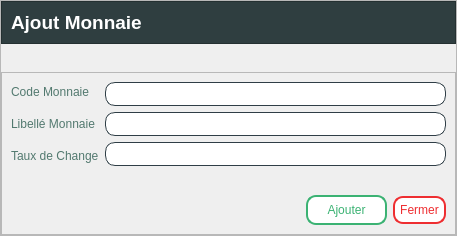
<?xml version="1.0" encoding="UTF-8"?>
<ui version="4.0">
 <class>Form</class>
 <widget class="QWidget" name="Form">
  <property name="geometry">
   <rect>
    <x>0</x>
    <y>0</y>
    <width>457</width>
    <height>236</height>
   </rect>
  </property>
  <property name="windowTitle">
   <string>Form</string>
  </property>
  <property name="styleSheet">
   <string notr="true"/>
  </property>
  <layout class="QVBoxLayout" name="verticalLayout">
   <property name="leftMargin">
    <number>0</number>
   </property>
   <property name="topMargin">
    <number>0</number>
   </property>
   <property name="rightMargin">
    <number>0</number>
   </property>
   <property name="bottomMargin">
    <number>0</number>
   </property>
   <item>
    <widget class="QFrame" name="frame">
     <property name="frameShape">
      <enum>QFrame::StyledPanel</enum>
     </property>
     <property name="frameShadow">
      <enum>QFrame::Raised</enum>
     </property>
     <layout class="QVBoxLayout" name="verticalLayout_2">
      <property name="leftMargin">
       <number>0</number>
      </property>
      <property name="topMargin">
       <number>0</number>
      </property>
      <property name="rightMargin">
       <number>0</number>
      </property>
      <property name="bottomMargin">
       <number>0</number>
      </property>
      <item>
       <widget class="QFrame" name="frame_2">
        <property name="styleSheet">
         <string notr="true">background-color: #2f3e40; /*#2f3e46,1a535c;1d3557;233d4d*/
color: rgb(255, 255, 255);</string>
        </property>
        <property name="frameShape">
         <enum>QFrame::StyledPanel</enum>
        </property>
        <property name="frameShadow">
         <enum>QFrame::Raised</enum>
        </property>
        <layout class="QHBoxLayout" name="horizontalLayout">
         <item>
          <widget class="QLabel" name="label">
           <property name="font">
            <font>
             <family>Segoe UI</family>
             <pointsize>14</pointsize>
             <bold>true</bold>
            </font>
           </property>
           <property name="text">
            <string>Ajout Monnaie</string>
           </property>
          </widget>
         </item>
         <item>
          <spacer name="horizontalSpacer">
           <property name="orientation">
            <enum>Qt::Horizontal</enum>
           </property>
           <property name="sizeHint" stdset="0">
            <size>
             <width>466</width>
             <height>20</height>
            </size>
           </property>
          </spacer>
         </item>
        </layout>
       </widget>
      </item>
      <item>
       <spacer name="verticalSpacer">
        <property name="orientation">
         <enum>Qt::Vertical</enum>
        </property>
        <property name="sizeHint" stdset="0">
         <size>
          <width>20</width>
          <height>40</height>
         </size>
        </property>
       </spacer>
      </item>
      <item>
       <widget class="QFrame" name="frame_3">
        <property name="frameShape">
         <enum>QFrame::StyledPanel</enum>
        </property>
        <property name="frameShadow">
         <enum>QFrame::Raised</enum>
        </property>
        <layout class="QVBoxLayout" name="verticalLayout_3">
         <item>
          <layout class="QHBoxLayout" name="horizontalLayout_2">
           <item>
            <layout class="QVBoxLayout" name="verticalLayout_4">
             <property name="spacing">
              <number>12</number>
             </property>
             <item>
              <widget class="QLabel" name="label_3">
               <property name="palette">
                <palette>
                 <active>
                  <colorrole role="WindowText">
                   <brush brushstyle="SolidPattern">
                    <color alpha="255">
                     <red>82</red>
                     <green>121</green>
                     <blue>111</blue>
                    </color>
                   </brush>
                  </colorrole>
                  <colorrole role="Button">
                   <brush brushstyle="SolidPattern">
                    <color alpha="76">
                     <red>255</red>
                     <green>255</green>
                     <blue>255</blue>
                    </color>
                   </brush>
                  </colorrole>
                  <colorrole role="Text">
                   <brush brushstyle="SolidPattern">
                    <color alpha="255">
                     <red>82</red>
                     <green>121</green>
                     <blue>111</blue>
                    </color>
                   </brush>
                  </colorrole>
                  <colorrole role="ButtonText">
                   <brush brushstyle="SolidPattern">
                    <color alpha="255">
                     <red>82</red>
                     <green>121</green>
                     <blue>111</blue>
                    </color>
                   </brush>
                  </colorrole>
                  <colorrole role="Base">
                   <brush brushstyle="SolidPattern">
                    <color alpha="76">
                     <red>255</red>
                     <green>255</green>
                     <blue>255</blue>
                    </color>
                   </brush>
                  </colorrole>
                  <colorrole role="Window">
                   <brush brushstyle="SolidPattern">
                    <color alpha="76">
                     <red>255</red>
                     <green>255</green>
                     <blue>255</blue>
                    </color>
                   </brush>
                  </colorrole>
                  <colorrole role="PlaceholderText">
                   <brush brushstyle="SolidPattern">
                    <color alpha="255">
                     <red>82</red>
                     <green>121</green>
                     <blue>111</blue>
                    </color>
                   </brush>
                  </colorrole>
                 </active>
                 <inactive>
                  <colorrole role="WindowText">
                   <brush brushstyle="SolidPattern">
                    <color alpha="255">
                     <red>82</red>
                     <green>121</green>
                     <blue>111</blue>
                    </color>
                   </brush>
                  </colorrole>
                  <colorrole role="Button">
                   <brush brushstyle="SolidPattern">
                    <color alpha="76">
                     <red>255</red>
                     <green>255</green>
                     <blue>255</blue>
                    </color>
                   </brush>
                  </colorrole>
                  <colorrole role="Text">
                   <brush brushstyle="SolidPattern">
                    <color alpha="255">
                     <red>82</red>
                     <green>121</green>
                     <blue>111</blue>
                    </color>
                   </brush>
                  </colorrole>
                  <colorrole role="ButtonText">
                   <brush brushstyle="SolidPattern">
                    <color alpha="255">
                     <red>82</red>
                     <green>121</green>
                     <blue>111</blue>
                    </color>
                   </brush>
                  </colorrole>
                  <colorrole role="Base">
                   <brush brushstyle="SolidPattern">
                    <color alpha="76">
                     <red>255</red>
                     <green>255</green>
                     <blue>255</blue>
                    </color>
                   </brush>
                  </colorrole>
                  <colorrole role="Window">
                   <brush brushstyle="SolidPattern">
                    <color alpha="76">
                     <red>255</red>
                     <green>255</green>
                     <blue>255</blue>
                    </color>
                   </brush>
                  </colorrole>
                  <colorrole role="PlaceholderText">
                   <brush brushstyle="SolidPattern">
                    <color alpha="255">
                     <red>82</red>
                     <green>121</green>
                     <blue>111</blue>
                    </color>
                   </brush>
                  </colorrole>
                 </inactive>
                 <disabled>
                  <colorrole role="WindowText">
                   <brush brushstyle="SolidPattern">
                    <color alpha="255">
                     <red>82</red>
                     <green>121</green>
                     <blue>111</blue>
                    </color>
                   </brush>
                  </colorrole>
                  <colorrole role="Button">
                   <brush brushstyle="SolidPattern">
                    <color alpha="76">
                     <red>255</red>
                     <green>255</green>
                     <blue>255</blue>
                    </color>
                   </brush>
                  </colorrole>
                  <colorrole role="Text">
                   <brush brushstyle="SolidPattern">
                    <color alpha="255">
                     <red>82</red>
                     <green>121</green>
                     <blue>111</blue>
                    </color>
                   </brush>
                  </colorrole>
                  <colorrole role="ButtonText">
                   <brush brushstyle="SolidPattern">
                    <color alpha="255">
                     <red>82</red>
                     <green>121</green>
                     <blue>111</blue>
                    </color>
                   </brush>
                  </colorrole>
                  <colorrole role="Base">
                   <brush brushstyle="SolidPattern">
                    <color alpha="76">
                     <red>255</red>
                     <green>255</green>
                     <blue>255</blue>
                    </color>
                   </brush>
                  </colorrole>
                  <colorrole role="Window">
                   <brush brushstyle="SolidPattern">
                    <color alpha="76">
                     <red>255</red>
                     <green>255</green>
                     <blue>255</blue>
                    </color>
                   </brush>
                  </colorrole>
                  <colorrole role="PlaceholderText">
                   <brush brushstyle="SolidPattern">
                    <color alpha="255">
                     <red>82</red>
                     <green>121</green>
                     <blue>111</blue>
                    </color>
                   </brush>
                  </colorrole>
                 </disabled>
                </palette>
               </property>
               <property name="styleSheet">
                <string notr="true">color: #52796f;</string>
               </property>
               <property name="text">
                <string>Code Monnaie</string>
               </property>
              </widget>
             </item>
             <item>
              <widget class="QLabel" name="label_4">
               <property name="font">
                <font>
                 <family>Segoe UI</family>
                 <pointsize>9</pointsize>
                </font>
               </property>
               <property name="styleSheet">
                <string notr="true">color: #52796f;</string>
               </property>
               <property name="text">
                <string>Libellé Monnaie</string>
               </property>
              </widget>
             </item>
             <item>
              <widget class="QLabel" name="label_2">
               <property name="styleSheet">
                <string notr="true">color: #52796f;</string>
               </property>
               <property name="text">
                <string>Taux de Change</string>
               </property>
              </widget>
             </item>
            </layout>
           </item>
           <item>
            <layout class="QVBoxLayout" name="verticalLayout_6">
             <property name="spacing">
              <number>6</number>
             </property>
             <item>
              <widget class="QLineEdit" name="code_monnaie">
               <property name="styleSheet">
                <string notr="true">border : 1px solid #2f3e46;
border-radius:10px;
padding: 3px;
background-color: white;
color: #2f3e46;
</string>
               </property>
              </widget>
             </item>
             <item>
              <widget class="QLineEdit" name="libelle_monnaie">
               <property name="styleSheet">
                <string notr="true">border : 1px solid #2f3e46;
border-radius:10px;
padding: 3px;
background-color: white;
color: #2f3e46;
</string>
               </property>
               <property name="text">
                <string/>
               </property>
              </widget>
             </item>
             <item>
              <widget class="QLineEdit" name="taux_change">
               <property name="styleSheet">
                <string notr="true">border : 1px solid #2f3e46;
border-radius:10px;
padding: 3px;
background-color: white;
color: #2f3e46;
</string>
               </property>
              </widget>
             </item>
            </layout>
           </item>
          </layout>
         </item>
         <item>
          <spacer name="verticalSpacer_2">
           <property name="orientation">
            <enum>Qt::Vertical</enum>
           </property>
           <property name="sizeHint" stdset="0">
            <size>
             <width>20</width>
             <height>40</height>
            </size>
           </property>
          </spacer>
         </item>
         <item>
          <layout class="QHBoxLayout" name="horizontalLayout_4">
           <property name="topMargin">
            <number>0</number>
           </property>
           <property name="bottomMargin">
            <number>0</number>
           </property>
           <item>
            <spacer name="horizontalSpacer_2">
             <property name="orientation">
              <enum>Qt::Horizontal</enum>
             </property>
             <property name="sizeHint" stdset="0">
              <size>
               <width>40</width>
               <height>20</height>
              </size>
             </property>
            </spacer>
           </item>
           <item>
            <widget class="QPushButton" name="ajouter_ajout_monnaie">
             <property name="styleSheet">
              <string notr="true">QPushButton {width: 65px;
background-color: white;
border: 2px solid #3bb273;
color: #3bb273;
padding: 6px;
border-radius: 10px;}

QPushButton:hover {background-color: #3bb273;color: white;}
QPushButton:pressed { margin: 1px; }
</string>
             </property>
             <property name="text">
              <string>Ajouter</string>
             </property>
            </widget>
           </item>
           <item>
            <widget class="QPushButton" name="fermer_ajout_monnaie">
             <property name="styleSheet">
              <string notr="true">QPushButton {background-color: white;
border: 2px solid #ee2e31;
color: #ee2e31;
padding: 5px;
border-radius: 10px;}
QPushButton:hover {
background-color: #ee2e31;
color: white;
}
QPushButton:pressed{
margin: 1px;
}
/*#ee2e31*/</string>
             </property>
             <property name="text">
              <string>Fermer</string>
             </property>
            </widget>
           </item>
          </layout>
         </item>
        </layout>
       </widget>
      </item>
     </layout>
    </widget>
   </item>
  </layout>
 </widget>
 <resources/>
 <connections/>
</ui>
